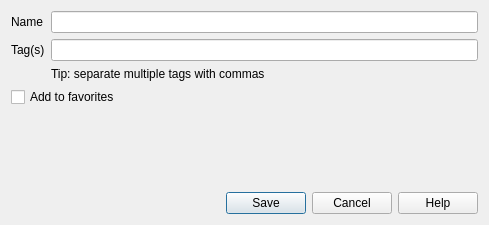
<?xml version="1.0" encoding="UTF-8"?>
<ui version="4.0">
 <class>QgsStyleSaveDialog</class>
 <widget class="QDialog" name="QgsStyleSaveDialog">
  <property name="geometry">
   <rect>
    <x>0</x>
    <y>0</y>
    <width>489</width>
    <height>225</height>
   </rect>
  </property>
  <property name="windowTitle">
   <string>Save New Style</string>
  </property>
  <layout class="QVBoxLayout" name="verticalLayout">
   <item>
    <layout class="QGridLayout" name="gridLayout">
     <item row="0" column="0">
      <widget class="QLabel" name="label_1">
       <property name="text">
        <string>Name</string>
       </property>
      </widget>
     </item>
     <item row="0" column="1">
      <widget class="QLineEdit" name="mName"/>
     </item>
     <item row="3" column="0" colspan="2">
      <widget class="QCheckBox" name="mFavorite">
       <property name="sizePolicy">
        <sizepolicy hsizetype="Maximum" vsizetype="Fixed">
         <horstretch>0</horstretch>
         <verstretch>0</verstretch>
        </sizepolicy>
       </property>
       <property name="text">
        <string>Add to favorites</string>
       </property>
      </widget>
     </item>
     <item row="1" column="0">
      <widget class="QLabel" name="label_101">
       <property name="text">
        <string>Tag(s)</string>
       </property>
      </widget>
     </item>
     <item row="1" column="1">
      <widget class="QLineEdit" name="mTags"/>
     </item>
     <item row="2" column="1">
      <widget class="QLabel" name="label_10">
       <property name="text">
        <string>Tip: separate multiple tags with commas</string>
       </property>
      </widget>
     </item>
    </layout>
   </item>
   <item>
    <spacer name="verticalSpacer">
     <property name="orientation">
      <enum>Qt::Vertical</enum>
     </property>
     <property name="sizeHint" stdset="0">
      <size>
       <width>20</width>
       <height>40</height>
      </size>
     </property>
    </spacer>
   </item>
   <item>
    <widget class="QDialogButtonBox" name="buttonBox">
     <property name="orientation">
      <enum>Qt::Horizontal</enum>
     </property>
     <property name="standardButtons">
      <set>QDialogButtonBox::Cancel|QDialogButtonBox::Help|QDialogButtonBox::Save</set>
     </property>
    </widget>
   </item>
  </layout>
 </widget>
 <tabstops>
  <tabstop>mName</tabstop>
  <tabstop>mTags</tabstop>
  <tabstop>mFavorite</tabstop>
 </tabstops>
 <resources/>
 <connections>
  <connection>
   <sender>buttonBox</sender>
   <signal>accepted()</signal>
   <receiver>QgsStyleSaveDialog</receiver>
   <slot>accept()</slot>
   <hints>
    <hint type="sourcelabel">
     <x>248</x>
     <y>254</y>
    </hint>
    <hint type="destinationlabel">
     <x>157</x>
     <y>274</y>
    </hint>
   </hints>
  </connection>
  <connection>
   <sender>buttonBox</sender>
   <signal>rejected()</signal>
   <receiver>QgsStyleSaveDialog</receiver>
   <slot>reject()</slot>
   <hints>
    <hint type="sourcelabel">
     <x>316</x>
     <y>260</y>
    </hint>
    <hint type="destinationlabel">
     <x>286</x>
     <y>274</y>
    </hint>
   </hints>
  </connection>
 </connections>
</ui>
